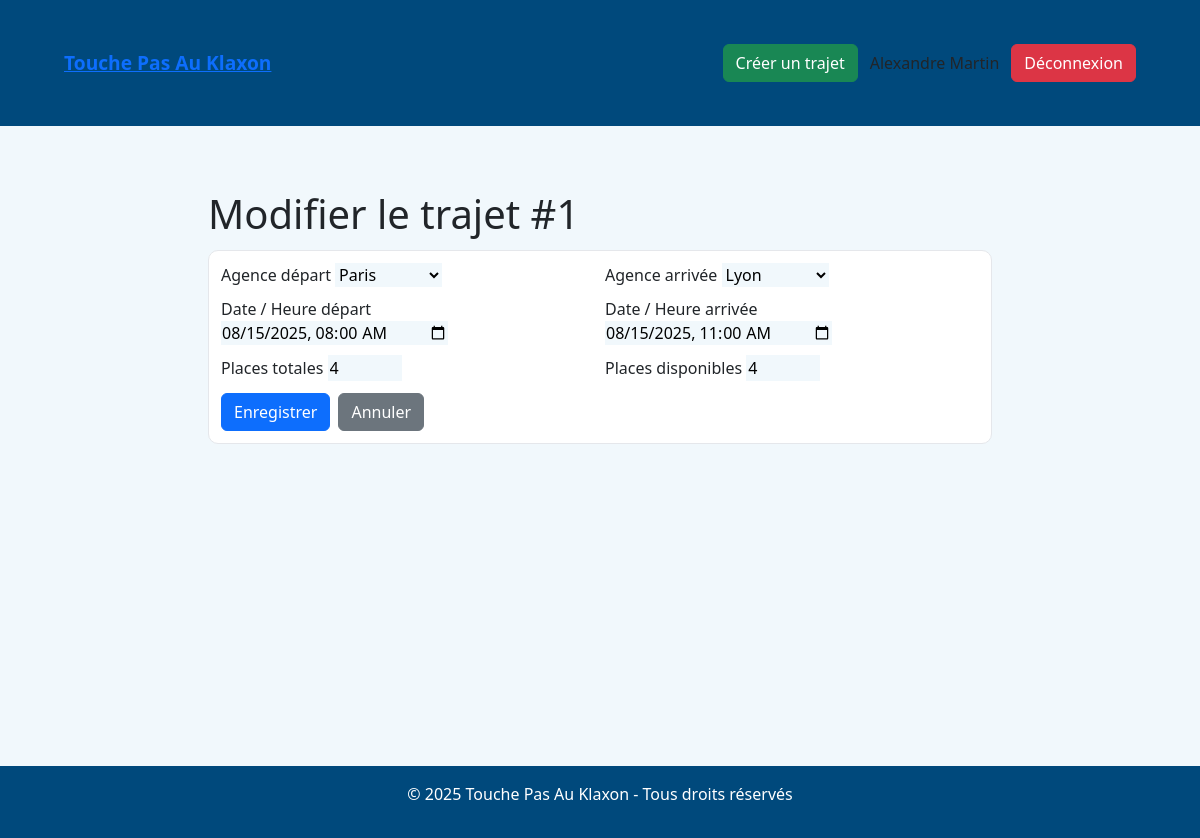
The page /trajets/edit/1 (signed in) on the database its author committed.
### tables this page shows
CREATE TABLE trajets (
    id INT AUTO_INCREMENT PRIMARY KEY,
    agence_depart_id INT NOT NULL,
    agence_arrivee_id INT NOT NULL,
    date_heure_depart DATETIME NOT NULL,
    date_heure_arrivee DATETIME NOT NULL,
    places_total INT NOT NULL CHECK (places_total > 0),
    places_disponibles INT NOT NULL CHECK (places_disponibles >= 0),
    auteur_id INT NOT NULL,
    FOREIGN KEY (agence_depart_id) REFERENCES agences(id),
    FOREIGN KEY (agence_arrivee_id) REFERENCES agences(id),
    FOREIGN KEY (auteur_id) REFERENCES utilisateurs(id),
    CHECK (agence_depart_id != agence_arrivee_id),
    CHECK (date_heure_arrivee > date_heure_depart),
    CHECK (places_disponibles <= places_total)
);

CREATE TABLE utilisateurs (
    id INT AUTO_INCREMENT PRIMARY KEY,
    nom VARCHAR(100) NOT NULL,
    prenom VARCHAR(100) NOT NULL,
    email VARCHAR(150) NOT NULL UNIQUE,
    telephone VARCHAR(20) NOT NULL,
    mot_de_passe VARCHAR(255) NOT NULL,
    role ENUM('utilisateur', 'admin') NOT NULL DEFAULT 'utilisateur'
);

CREATE TABLE agences (
    id INT AUTO_INCREMENT PRIMARY KEY,
    nom VARCHAR(100) NOT NULL UNIQUE
);

### app/controllers/TrajetController.php (called while the page is built, shortened)
<?php
class TrajetController extends Controller
{
    public function edit($id): void
    {
        $id = (int)$id;
        $trajet = (new Trajet())->findById($id);
        $agences = (new Agence())->findAll();
        $this->render('trajet/edit', [
            'title'   => 'Modifier un trajet',
            'trajet'  => $trajet,
            'agences' => $agences,
        ]);
    }
}

### public/index.php (called while the page is built, shortened)
<?php
require_once ROOT . '/app/core/Autoloader.php';
$router = new Router(BASE_PATH);
$router->dispatch($_SERVER);

### app/core/Autoloader.php (called while the page is built, shortened)
<?php
class Autoloader {
    public static function autoload($class) {
        $class = str_replace('App\\', '', $class);
        $class = str_replace('\\', DIRECTORY_SEPARATOR, $class);
        $file = ROOT . '/app/' . $class . '.php';
    }
}

### app/core/Database.php (called while the page is built, shortened)
<?php
class Database
{
    private static ?PDO $pdo = null;
    public static function getConnection(): PDO
    {
        if (self::$pdo === null) {
            $host    = '127.0.0.1';
            $port    = 3306;
            $db      = 'covoiturage';
            $user    = 'root';
            $pass    = '';
            $charset = 'utf8mb4';
            $dsn = "mysql:host={$host};port={$port};dbname={$db};charset={$charset}";
            $options = [
                PDO::ATTR_ERRMODE            => PDO::ERRMODE_EXCEPTION,
                PDO::ATTR_DEFAULT_FETCH_MODE => PDO::FETCH_ASSOC,
                PDO::ATTR_EMULATE_PREPARES   => false,
                PDO::MYSQL_ATTR_INIT_COMMAND => "SET NAMES utf8mb4 COLLATE utf8mb4_general_ci"
            ];
            try {
                self::$pdo = new PDO($dsn, $user, $pass, $options);
                self::$pdo->exec("SET collation_connection = 'utf8mb4_general_ci'");
            } catch (PDOException $e) {
                die('Erreur de connexion à la base de données : ' . $e->getMessage());
            }
        }
        return self::$pdo;
    }
}

### app/core/Model.php (called while the page is built, shortened)
<?php
abstract class Model
{
    protected $pdo;
    public function __construct()
    {
        $this->pdo = Database::getConnection();
    }
    public function query(string $sql, array $params = [])
    {
        $stmt = $this->pdo->prepare($sql);
        $stmt->execute($params);
        return $stmt->fetchAll(PDO::FETCH_ASSOC);
    }
    public function queryOne(string $sql, array $params = [])
    {
        $stmt = $this->pdo->prepare($sql);
        $stmt->execute($params);
        return $stmt->fetch(PDO::FETCH_ASSOC);
    }
}

### app/models/Trajet.php (called while the page is built, shortened)
<?php
class Trajet extends Model
{
    protected $table = 'trajets';
    public function findById(int $id): ?array
    {
        return $this->queryOne("
            SELECT t.*,
                   a1.nom AS agence_depart_nom,
                   a2.nom AS agence_arrivee_nom,
                   u.id  AS auteur_id,
                   u.nom AS auteur_nom, u.prenom AS auteur_prenom, u.email AS auteur_email, u.telephone AS auteur_telephone
            FROM {$this->table} t
            JOIN agences a1 ON t.agence_depart_id = a1.id
            JOIN agences a2 ON t.agence_arrivee_id = a2.id
            JOIN utilisateurs u ON t.auteur_id = u.id
            WHERE t.id = ?
        ", [$id]) ?: null;
    }
}

### app/models/Agence.php (called while the page is built, shortened)
<?php
class Agence extends Model
{
    protected $table = 'agences';
    public function findAll(): array
    {
        return $this->query("SELECT * FROM {$this->table} ORDER BY nom ASC");
    }
}

### app/core/Auth.php (called while the page is built, shortened)
<?php
final class Auth
{
    public static function getUser(): ?array
    {
        $u = $_SESSION[self::SESSION_KEY] ?? null;
        return (is_array($u) && !empty($u['id'])) ? $u : null;
    }
    public static function isLoggedIn(): bool
    {
        return self::getUser() !== null;
    }
    public static function isAdmin(): bool
    {
        $u = self::getUser();
        $role = mb_strtolower((string)($u['role'] ?? ''));
        return in_array($role, ['admin', 'administrateur'], true);
    }
}

### app/views/trajet/edit.php (the view)
<?php
$base = defined('BASE_PATH') ? rtrim(BASE_PATH, '/') : '';
?>
<div style="max-width:800px;margin:24px auto;padding:8px;">
  <h1 style="margin:0 0 12px;">Modifier le trajet #<?= (int)$trajet['id'] ?></h1>
  <form method="post" action="<?= $base ?>/trajets/update/<?= (int)$trajet['id'] ?>" style="border:1px solid #e5e7eb;border-radius:10px;padding:12px;background:#fff;">
    <div style="display:grid;grid-template-columns:repeat(2,minmax(0,1fr));gap:10px;">
      <label>Agence départ
        <select name="agence_depart_id" required>
          <?php foreach ($agences as $a): ?>
            <option value="<?= (int)$a['id'] ?>" <?= ((int)$trajet['agence_depart_id']===(int)$a['id']?'selected':'') ?>>
              <?= htmlspecialchars($a['nom'], ENT_QUOTES, 'UTF-8') ?>
            </option>
          <?php endforeach; ?>
        </select>
      </label>
      <label>Agence arrivée
        <select name="agence_arrivee_id" required>
          <?php foreach ($agences as $a): ?>
            <option value="<?= (int)$a['id'] ?>" <?= ((int)$trajet['agence_arrivee_id']===(int)$a['id']?'selected':'') ?>>
              <?= htmlspecialchars($a['nom'], ENT_QUOTES, 'UTF-8') ?>
            </option>
          <?php endforeach; ?>
        </select>
      </label>
      <label>Date / Heure départ
        <input type="datetime-local" name="date_heure_depart" required
               value="<?= htmlspecialchars(str_replace(' ', 'T', (string)$trajet['date_heure_depart']), ENT_QUOTES, 'UTF-8') ?>">
      </label>
      <label>Date / Heure arrivée
        <input type="datetime-local" name="date_heure_arrivee" required
               value="<?= htmlspecialchars(str_replace(' ', 'T', (string)$trajet['date_heure_arrivee']), ENT_QUOTES, 'UTF-8') ?>">
      </label>
      <label>Places totales
        <input type="number" min="1" max="8" name="places_total" required value="<?= (int)$trajet['places_total'] ?>">
      </label>
      <label>Places disponibles
        <input type="number" min="0" max="8" name="places_disponibles" required value="<?= (int)$trajet['places_disponibles'] ?>">
      </label>
    </div>
    <div style="margin-top:12px;display:flex;gap:8px;">
      <button type="submit" class="btn btn-primary">Enregistrer</button>
      <a href="<?= $base ?>/trajets" class="btn btn-secondary">Annuler</a>
    </div>
  </form>
</div>

### app/core/Router.php (shortened to what this page needs)
<?php
class Router
{
    protected array $routes = ['GET' => [], 'POST' => []];
    protected function add(string $method, string $path, $action): void
    {
        $path  = '/' . ltrim($path, '/');
        $regex = preg_replace('#\{([a-zA-Z_][a-zA-Z0-9_]*)\}#', '(?P<$1>[^/]+)', $path);
        $regex = '#^' . $regex . '/?$#';
        $this->routes[$method][] = ['path' => $path, 'action' => $action, 'regex' => $regex];
    }
    public function dispatch(array $server): void
    {
        $method = $server['REQUEST_METHOD'] ?? 'GET';
        $uri    = $server['REQUEST_URI']   ?? '/';
        foreach ($this->routes[$method] ?? [] as $route) {
            if (preg_match($route['regex'], $uri, $m)) {
                $params = array_filter($m, 'is_string', ARRAY_FILTER_USE_KEY);
                $this->invoke($route['action'], $params);
                return;
            }
        }
    }
    protected function invoke($action, array $params): void
    {
        if (is_string($action)) {
            [$controller, $method] = explode('@', $action);
            $instance = new $controllerClass();
            call_user_func_array([$instance, $method], $params);
            return;
        }
        throw new \InvalidArgumentException('Action de route invalide');
    }
}

### app/views/layout.php (shortened to what this page needs)
<?php
$user       = Auth::getUser();
$isLoggedIn = Auth::isLoggedIn();
$isAdmin    = Auth::isAdmin();
$base  = defined('BASE_PATH') ? rtrim(BASE_PATH, '/') : '';
?>
<!DOCTYPE html>
<html lang="fr">
<head>
    <link rel="stylesheet" href="<?= $base ?>/css/style.css">
</head>
<body>
<header>
  <div style="width:100%; box-sizing:border-box;">
    <div style="
      max-width: 1120px;
      margin: 0 auto;
      padding: 12px 24px;
      display:flex;
      align-items:center;
      gap:16px;
    ">
      <div>
        <?php if ($isAdmin): ?>
          <a href="<?= $base ?>/admin/dashboard" style="font-weight:bold; font-size:1.2em; display:inline-block;">
            Touche Pas Au Klaxon
          </a>
        <?php else: ?>
          <a href="<?= $base ?>/" style="font-weight:bold; font-size:1.2em; display:inline-block;">
            Touche Pas Au Klaxon
          </a>
        <?php endif; ?>
      </div>
      <nav style="display:flex; align-items:center; gap:12px; flex-wrap:wrap;">
        <?php if (!$isLoggedIn): ?>
          <a href="<?= $base ?>/auth/login" class="btn btn-primary">Se connecter</a>
        <?php else: ?>
          <a href="<?= $base ?>/trajets/create" class="btn btn-success">Créer un trajet</a>
          <span><?= htmlspecialchars(($user['prenom'] ?? '').' '.($user['nom'] ?? ''), ENT_QUOTES, 'UTF-8') ?></span>
          <a href="<?= $base ?>/auth/logout" class="btn btn-danger">Déconnexion</a>
        <?php endif; ?>
      </nav>
    </div>
  </div>
</header>
<main>
  <?= $content ?>
</main>
<footer>
  <p>&copy; <?= date('Y') ?> Touche Pas Au Klaxon - Tous droits réservés</p>
</footer>
</body>
</html>

### rows shown on the page
trajets: id.nom "Alexandre Martin", id "1", agence_depart_id "Paris", agence_arrivee_id "Lyon", date_heure_depart "08/15/2025 08:00", date_heure_arrivee "08/15/2025 11:00", places_total "4", places_disponibles "4"
